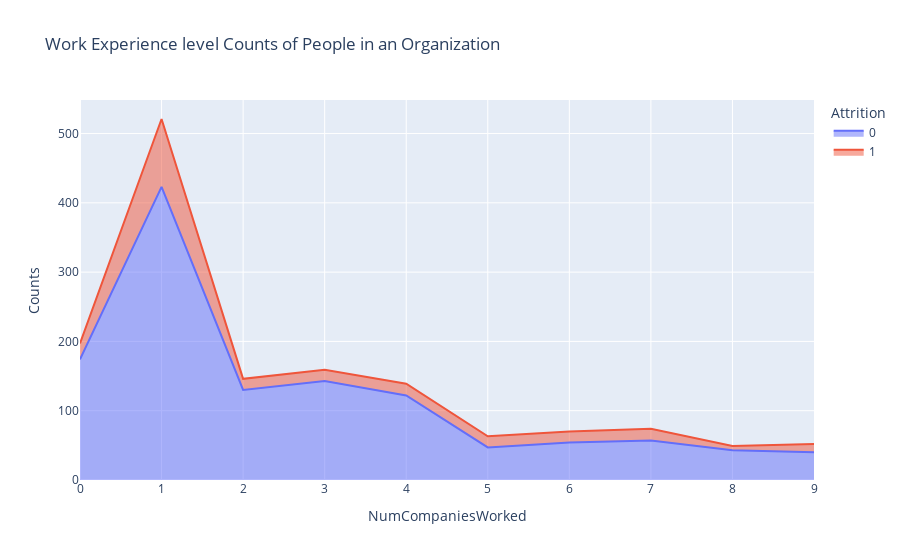

The notebook cell this image was saved under:
### Code cell
ncwrd_att=data.groupby(['NumCompaniesWorked','Attrition']).apply(lambda x:x['DailyRate'].count()).reset_index(name='Counts')
px.area(ncwrd_att,x='NumCompaniesWorked',y='Counts',color='Attrition',title='Work Experience level Counts of People in an Organization')

### Figure 1 — Plotly figure (JSON) as saved in the notebook; plotly's stock layout.template omitted (floating-point values rounded to 4 significant figures)
{"data": [{"fillpattern": {"shape": ""}, "hovertemplate": "Attrition=0<br>NumCompaniesWorked=%{x}<br>Counts=%{y}<extra></extra>", "legendgroup": "0", "line": {"color": "#636efa"}, "marker": {"symbol": "circle"}, "mode": "lines", "name": "0", "orientation": "v", "showlegend": true, "stackgroup": "1", "x": [0, 1, 2, 3, 4, 5, 6, 7, 8, 9], "xaxis": "x", "y": [174, 423, 130, 143, 122, 47, 54, 57, 43, 40], "yaxis": "y", "type": "scatter"}, {"fillpattern": {"shape": ""}, "hovertemplate": "Attrition=1<br>NumCompaniesWorked=%{x}<br>Counts=%{y}<extra></extra>", "legendgroup": "1", "line": {"color": "#EF553B"}, "marker": {"symbol": "circle"}, "mode": "lines", "name": "1", "orientation": "v", "showlegend": true, "stackgroup": "1", "x": [0, 1, 2, 3, 4, 5, 6, 7, 8, 9], "xaxis": "x", "y": [23, 98, 16, 16, 17, 16, 16, 17, 6, 12], "yaxis": "y", "type": "scatter"}], "layout": {"xaxis": {"anchor": "y", "domain": [0, 1], "title": {"text": "NumCompaniesWorked"}}, "yaxis": {"anchor": "x", "domain": [0, 1], "title": {"text": "Counts"}}, "legend": {"title": {"text": "Attrition"}, "tracegroupgap": 0}, "title": {"text": "Work Experience level Counts of People in an Organization"}}}
